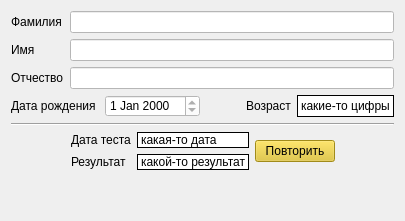
        <widget class="QWidget" name="card">
         <attribute name="title">
          <string>Карточка</string>
         </attribute>
         <layout class="QVBoxLayout" name="verticalLayout_4">
          <item>
           <layout class="QFormLayout" name="formLayout">
            <item row="0" column="0">
             <widget class="QLabel" name="secondNameLable">
              <property name="enabled">
               <bool>true</bool>
              </property>
              <property name="text">
               <string>Фамилия</string>
              </property>
             </widget>
            </item>
            <item row="0" column="1">
             <widget class="QLineEdit" name="secondNameEdit">
              <property name="enabled">
               <bool>true</bool>
              </property>
              <property name="styleSheet">
               <string notr="true">background-color: rgb(255, 255, 255);</string>
              </property>
              <property name="text">
               <string/>
              </property>
              <property name="frame">
               <bool>true</bool>
              </property>
              <property name="readOnly">
               <bool>true</bool>
              </property>
              <property name="clearButtonEnabled">
               <bool>false</bool>
              </property>
             </widget>
            </item>
            <item row="1" column="0">
             <widget class="QLabel" name="nameLable">
              <property name="text">
               <string>Имя</string>
              </property>
             </widget>
            </item>
            <item row="1" column="1">
             <widget class="QLineEdit" name="nameEdit">
              <property name="enabled">
               <bool>true</bool>
              </property>
              <property name="styleSheet">
               <string notr="true">background-color: rgb(255, 255, 255);</string>
              </property>
              <property name="readOnly">
               <bool>true</bool>
              </property>
             </widget>
            </item>
            <item row="2" column="0">
             <widget class="QLabel" name="middleNameLable">
              <property name="text">
               <string>Отчество</string>
              </property>
             </widget>
            </item>
            <item row="2" column="1">
             <widget class="QLineEdit" name="middleNameEdit">
              <property name="enabled">
               <bool>true</bool>
              </property>
              <property name="styleSheet">
               <string notr="true">background-color: rgb(255, 255, 255);</string>
              </property>
              <property name="readOnly">
               <bool>true</bool>
              </property>
             </widget>
            </item>
           </layout>
          </item>
          <item>
           <layout class="QHBoxLayout" name="horizontalLayout_7">
            <item>
             <widget class="QLabel" name="birthdayLable">
              <property name="text">
               <string>Дата рождения </string>
              </property>
             </widget>
            </item>
            <item>
             <widget class="QDateEdit" name="birthdayEdit">
              <property name="enabled">
               <bool>true</bool>
              </property>
              <property name="styleSheet">
               <string notr="true">background-color: rgb(255, 255, 255);</string>
              </property>
              <property name="readOnly">
               <bool>true</bool>
              </property>
             </widget>
            </item>
            <item>
             <spacer name="horizontalSpacer">
              <property name="orientation">
               <enum>Qt::Horizontal</enum>
              </property>
              <property name="sizeHint" stdset="0">
               <size>
                <width>40</width>
                <height>20</height>
               </size>
              </property>
             </spacer>
            </item>
            <item>
             <widget class="QLabel" name="ageLable">
              <property name="text">
               <string>Возраст</string>
              </property>
             </widget>
            </item>
            <item>
             <widget class="QLabel" name="ageNumberLable">
              <property name="styleSheet">
               <string notr="true">background-color: rgb(255, 255, 255);</string>
              </property>
              <property name="frameShape">
               <enum>QFrame::Box</enum>
              </property>
              <property name="text">
               <string>какие-то цифры</string>
              </property>
             </widget>
            </item>
           </layout>
          </item>
          <item>
           <widget class="Line" name="line">
            <property name="orientation">
             <enum>Qt::Horizontal</enum>
            </property>
           </widget>
          </item>
          <item>
           <layout class="QHBoxLayout" name="horizontalLayout_8">
            <item>
             <spacer name="horizontalSpacer_3">
              <property name="orientation">
               <enum>Qt::Horizontal</enum>
              </property>
              <property name="sizeHint" stdset="0">
               <size>
                <width>40</width>
                <height>20</height>
               </size>
              </property>
             </spacer>
            </item>
            <item>
             <layout class="QFormLayout" name="formLayout_3">
              <item row="0" column="0">
               <widget class="QLabel" name="testLable">
                <property name="text">
                 <string>Дата теста</string>
                </property>
               </widget>
              </item>
              <item row="0" column="1">
               <widget class="QLabel" name="testDateLable">
                <property name="styleSheet">
                 <string notr="true">background-color: rgb(255, 255, 255);</string>
                </property>
                <property name="frameShape">
                 <enum>QFrame::Box</enum>
                </property>
                <property name="text">
                 <string>какая-то дата</string>
                </property>
               </widget>
              </item>
              <item row="1" column="0">
               <widget class="QLabel" name="resultLable">
                <property name="text">
                 <string>Результат</string>
                </property>
               </widget>
              </item>
              <item row="1" column="1">
               <widget class="QLabel" name="resultTextLable">
                <property name="styleSheet">
                 <string notr="true">background-color: rgb(255, 255, 255);</string>
                </property>
                <property name="frameShape">
                 <enum>QFrame::Box</enum>
                </property>
                <property name="text">
                 <string>какой-то результат</string>
                </property>
               </widget>
              </item>
             </layout>
            </item>
            <item>
             <widget class="QPushButton" name="repeatButton">
              <property name="styleSheet">
               <string notr="true">background-color: rgb(225, 194, 36);</string>
              </property>
              <property name="text">
               <string>Повторить</string>
              </property>
             </widget>
            </item>
            <item>
             <spacer name="horizontalSpacer_2">
              <property name="orientation">
               <enum>Qt::Horizontal</enum>
              </property>
              <property name="sizeHint" stdset="0">
               <size>
                <width>40</width>
                <height>20</height>
               </size>
              </property>
             </spacer>
            </item>
           </layout>
          </item>
          <item>
           <spacer name="verticalSpacer">
            <property name="orientation">
             <enum>Qt::Vertical</enum>
            </property>
            <property name="sizeHint" stdset="0">
             <size>
              <width>20</width>
              <height>40</height>
             </size>
            </property>
           </spacer>
          </item>
         </layout>
        </widget>
